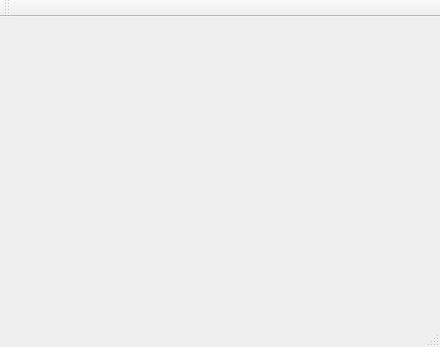
<?xml version="1.0" encoding="UTF-8"?>
<ui version="4.0">
 <class>MainWindow</class>
 <widget class="QMainWindow" name="MainWindow">
  <property name="geometry">
   <rect>
    <x>0</x>
    <y>0</y>
    <width>440</width>
    <height>347</height>
   </rect>
  </property>
  <property name="windowTitle">
   <string>MainWindow</string>
  </property>
  <widget class="QWidget" name="centralWidget"/>
  <widget class="QMenuBar" name="menuBar">
   <property name="geometry">
    <rect>
     <x>0</x>
     <y>0</y>
     <width>440</width>
     <height>23</height>
    </rect>
   </property>
  </widget>
  <widget class="QToolBar" name="mainToolBar">
   <attribute name="toolBarArea">
    <enum>TopToolBarArea</enum>
   </attribute>
   <attribute name="toolBarBreak">
    <bool>false</bool>
   </attribute>
  </widget>
  <widget class="QStatusBar" name="statusBar"/>
 </widget>
 <layoutdefault spacing="6" margin="11"/>
 <resources/>
 <connections/>
</ui>
